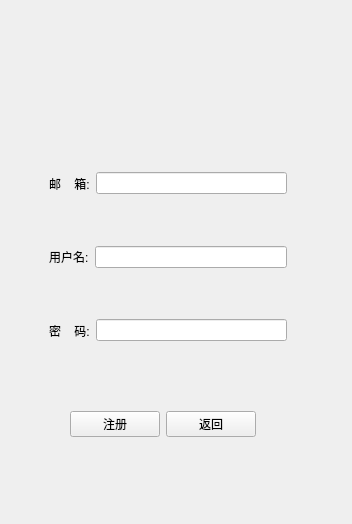
<?xml version="1.0" encoding="UTF-8"?>
<ui version="4.0">
 <class>reg</class>
 <widget class="QWidget" name="reg">
  <property name="geometry">
   <rect>
    <x>0</x>
    <y>0</y>
    <width>352</width>
    <height>524</height>
   </rect>
  </property>
  <property name="sizePolicy">
   <sizepolicy hsizetype="Fixed" vsizetype="Fixed">
    <horstretch>0</horstretch>
    <verstretch>0</verstretch>
   </sizepolicy>
  </property>
  <property name="windowTitle">
   <string>Form</string>
  </property>
  <widget class="QWidget" name="widget" native="true">
   <property name="geometry">
    <rect>
     <x>70</x>
     <y>400</y>
     <width>186</width>
     <height>49</height>
    </rect>
   </property>
   <layout class="QHBoxLayout" name="horizontalLayout">
    <item>
     <widget class="QPushButton" name="regBtn">
      <property name="text">
       <string>注册</string>
      </property>
     </widget>
    </item>
    <item>
     <widget class="QPushButton" name="returnBtn">
      <property name="text">
       <string>返回</string>
      </property>
     </widget>
    </item>
   </layout>
  </widget>
  <widget class="QWidget" name="widget_6" native="true">
   <property name="geometry">
    <rect>
     <x>40</x>
     <y>150</y>
     <width>256</width>
     <height>214</height>
    </rect>
   </property>
   <layout class="QVBoxLayout" name="verticalLayout">
    <item>
     <widget class="QWidget" name="widget_4" native="true">
      <layout class="QHBoxLayout" name="horizontalLayout_4">
       <item>
        <widget class="QLabel" name="label_3">
         <property name="text">
          <string>邮    箱:</string>
         </property>
        </widget>
       </item>
       <item>
        <widget class="QLineEdit" name="mailEdit">
         <property name="clearButtonEnabled">
          <bool>true</bool>
         </property>
        </widget>
       </item>
      </layout>
     </widget>
    </item>
    <item>
     <widget class="QWidget" name="widget_2" native="true">
      <layout class="QHBoxLayout" name="horizontalLayout_2">
       <item>
        <widget class="QLabel" name="label">
         <property name="text">
          <string>用户名:</string>
         </property>
        </widget>
       </item>
       <item>
        <widget class="QLineEdit" name="usrEdit">
         <property name="clearButtonEnabled">
          <bool>true</bool>
         </property>
        </widget>
       </item>
      </layout>
     </widget>
    </item>
    <item>
     <widget class="QWidget" name="widget_3" native="true">
      <layout class="QHBoxLayout" name="horizontalLayout_3">
       <item>
        <widget class="QLabel" name="label_2">
         <property name="text">
          <string>密    码:</string>
         </property>
        </widget>
       </item>
       <item>
        <widget class="QLineEdit" name="passwdEdit">
         <property name="text">
          <string/>
         </property>
         <property name="echoMode">
          <enum>QLineEdit::EchoMode::Password</enum>
         </property>
         <property name="clearButtonEnabled">
          <bool>true</bool>
         </property>
        </widget>
       </item>
      </layout>
     </widget>
    </item>
   </layout>
  </widget>
 </widget>
 <resources/>
 <connections/>
</ui>
